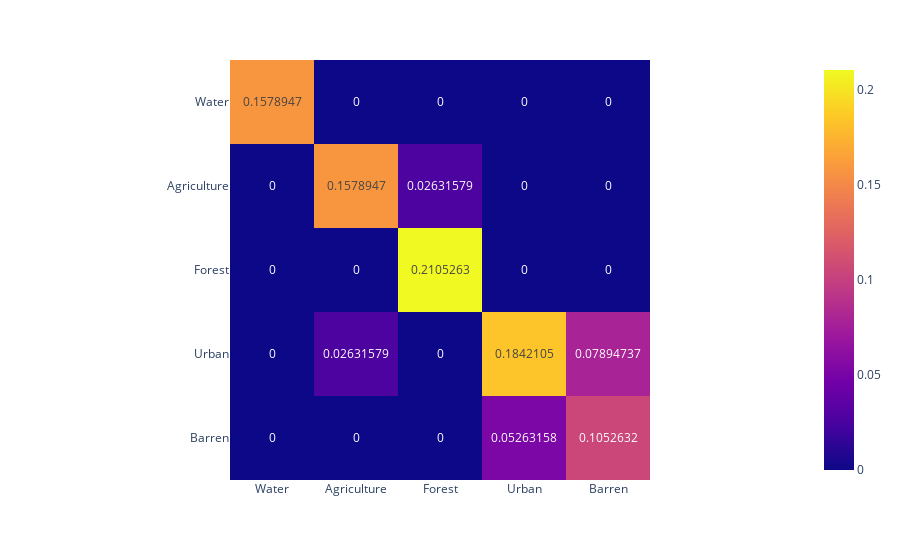

The notebook cell this image was saved under:
### Markdown cell above
### Decision Tree

### Code cell
%%time

# Initializing and Training the Decision Tree Model
from sklearn.tree import DecisionTreeClassifier
from sklearn.metrics import confusion_matrix

cName = 'DT'
clf = DecisionTreeClassifier(random_state=42)
clf.fit(X_train, y_train)

# Making Predictions and Evaluating the Model
clf_pred = clf.predict(X_test)
print(f"Accuracy {cName}: {accuracy_score(y_test, clf_pred)*100}")
print(classification_report(y_test, clf_pred))

# Calculating and Printing the Confusion Matrix
cm = confusion_matrix(y_test, clf_pred)
print('Confusion Matrix RF: \n',cm)
cm_percent = cm/np.sum(cm)

# Visualizing the Confusion Matrix
import plotly.express as px
fig = px.imshow(cm_percent, text_auto=True, x=['Water', 'Agriculture', 'Forest', 'Urban','Barren'],y=['Water', 'Agriculture', 'Forest', 'Urban','Barren'])
fig.show()

### Figure 1 — Plotly figure (JSON) as saved in the notebook; plotly's stock layout.template omitted (floating-point values rounded to 4 significant figures)
{"data": [{"coloraxis": "coloraxis", "hovertemplate": "x: %{x}<br>y: %{y}<br>color: %{z}<extra></extra>", "name": "0", "texttemplate": "%{z}", "type": "heatmap", "x": ["Water", "Agriculture", "Forest", "Urban", "Barren"], "xaxis": "x", "y": ["Water", "Agriculture", "Forest", "Urban", "Barren"], "yaxis": "y", "z": [[0.1579, 0, 0, 0, 0], [0, 0.1579, 0.02632, 0, 0], [0, 0, 0.2105, 0, 0], [0, 0.02632, 0, 0.1842, 0.07895], [0, 0, 0, 0.05263, 0.1053]]}], "layout": {"coloraxis": {"colorscale": [[0, "#0d0887"], [0.1111, "#46039f"], [0.2222, "#7201a8"], [0.3333, "#9c179e"], [0.4444, "#bd3786"], [0.5556, "#d8576b"], [0.6667, "#ed7953"], [0.7778, "#fb9f3a"], [0.8889, "#fdca26"], [1, "#f0f921"]]}, "margin": {"t": 60}, "xaxis": {"anchor": "y", "constrain": "domain", "domain": [0, 1], "scaleanchor": "y"}, "yaxis": {"anchor": "x", "autorange": "reversed", "constrain": "domain", "domain": [0, 1]}}}
